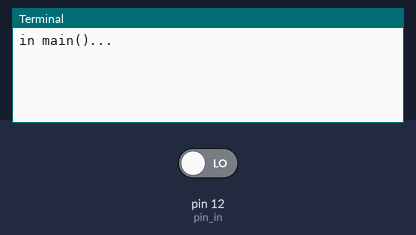
The program below on a simulated Raspberry Pi (header pin numbers). Parts: the last lines printed to the terminal. Inputs (shaded band) come from the test bench; at power-on: pin 12 (pin_in) LOW.

Above: at 1.2 s.
1.3 s: pin 12 (pin_in) driven HIGH
At 1.8 s:
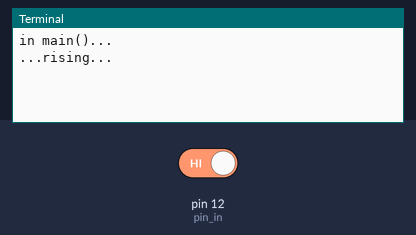
2.8 s: pin 12 (pin_in) driven LOW
At 4.2 s:
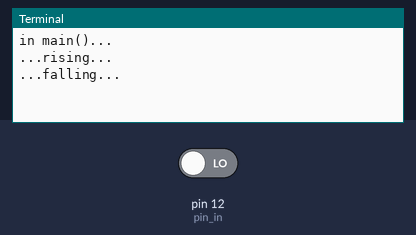

Measured:
- after the input at 1.3 s, the terminal: prints a new line at once (image 1)
- after the input at 2.8 s, the terminal: prints a new line at once (image 2)

The program:

gpioevent_waitforedge.py
```python
#!/usr/bin/env python2
# -*- coding: utf-8 -*-

import RPi.GPIO as GPIO
import sys

GPIO.setmode(GPIO.BOARD)

def main():
    print 'in main()...'

    pin_in = 12
    # GPIO.setup(12, GPIO.IN, pull_up_down=GPIO.PUD_UP)
    GPIO.setup(pin_in, GPIO.IN)

    try:
        while True:
            # if pull down => RISING should be 1st
            GPIO.wait_for_edge(pin_in, GPIO.RISING)
            print '...rising...'
            GPIO.wait_for_edge(pin_in, GPIO.FALLING)
            print '...falling...'

    except KeyboardInterrupt:
        GPIO.cleanup()
        print "\nBye"
        sys.exit()

if __name__ == '__main__':
    main()
```
